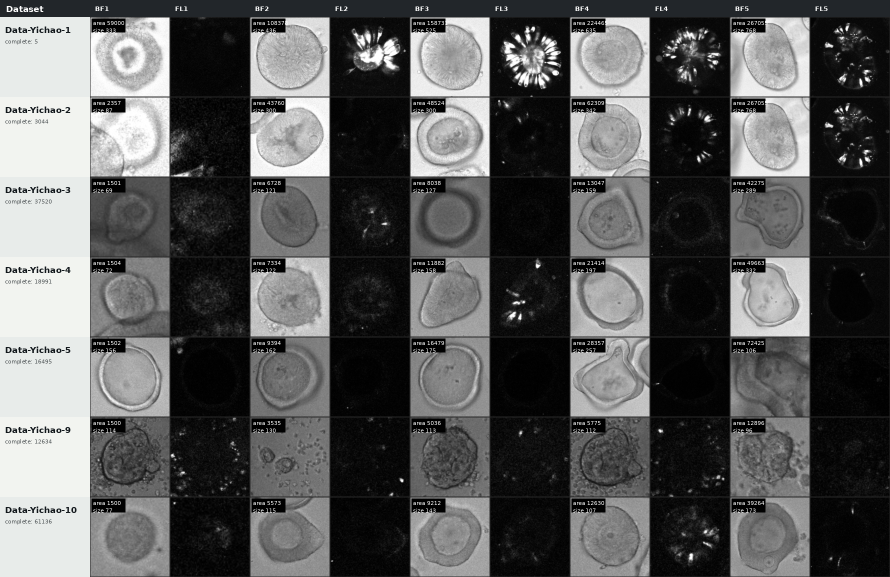
#> input picture visualizations/yichao_complete_instance_pair_grid_5_per_dataset.png, 1780 x 1154 px (shown at 1/2 size)
$ python -i backfill_app65_full_metrics.py   (imports and definitions only)   (older library calls are emulated)
#> lines starting #> are read from the running program, lines starting #| are printed output that depends on the picture
#!/usr/bin/env python3
from __future__ import annotations

import argparse
import concurrent.futures as cf
import csv
import json
import math
import os
import re
import warnings
from datetime import date
from pathlib import Path

import cv2
import numpy as np
import tifffile

CONDITION_ORDER = ['No', '0.02% Alginate', '0.05% Alginate']
MONTH_MAP = {
    '十一月': 11,
    '十二月': 12,
}
DATE_RE = re.compile(r'^(\d{2})-(十一月|十二月)-(\d{4})$')
MAG_RE = re.compile(r'(10x|10X|4x|4X)(\d+)?', re.I)
VERY_DARK_THRESHOLD = 0.35
EPS = 1e-9


# [107 lines left out: functions parse_args, has_full_metric_set, parse_date_dir, natural_key, mean_std_sem, minmax_floor and 4 more, not called in this run]


def compute_hybrid_signal(gray: np.ndarray) -> np.ndarray:
    clahe = cv2.createCLAHE(clipLimit=2.4, tileGridSize=(8, 8)).apply(gray)
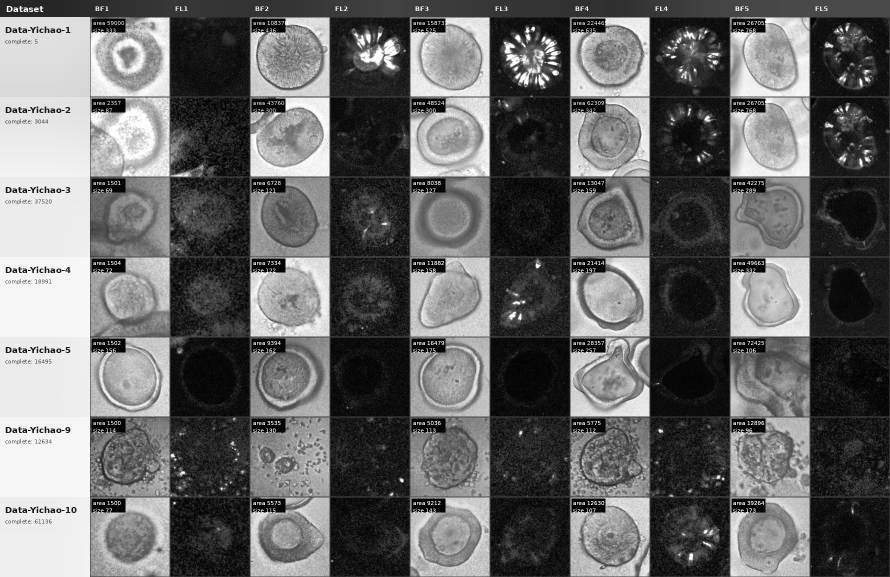
#> clahe: shape (1154, 1780) (shown at 1/2 size); min 0, max 255, mean 104.4
    blur = cv2.GaussianBlur(clahe, (3, 3), 0)
    bg = cv2.GaussianBlur(clahe, (31, 31), 0)
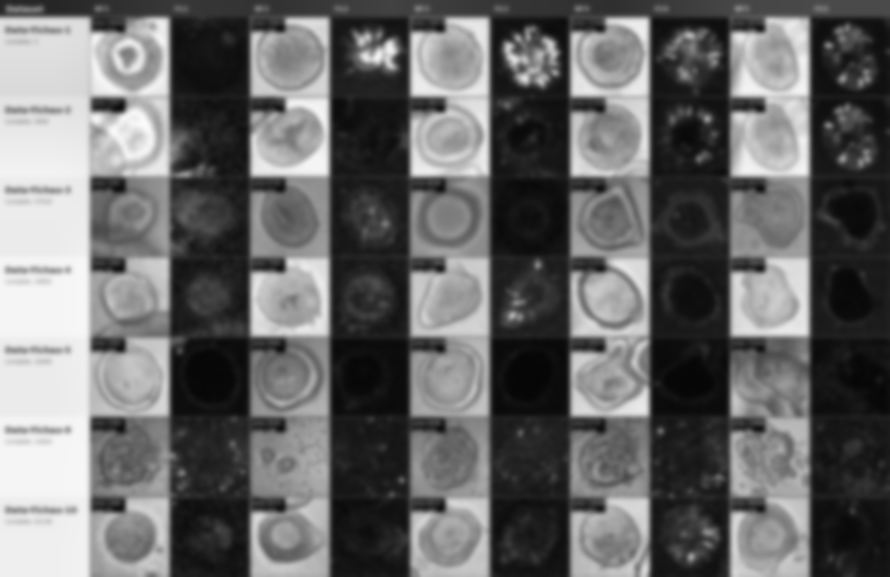
#> bg: shape (1154, 1780) (shown at 1/2 size); min 5, max 251, mean 104.4
    residual = cv2.subtract(bg, blur)
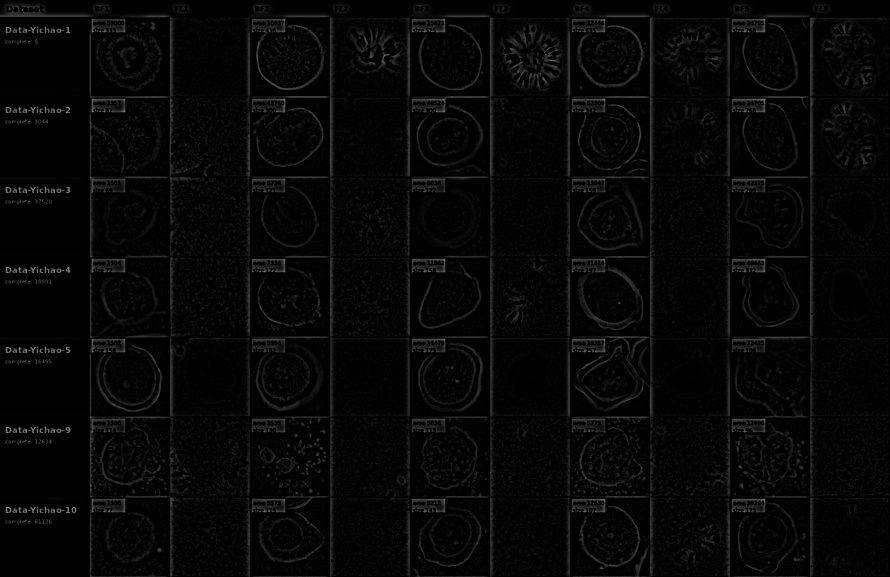
#> residual: shape (1154, 1780) (shown at 1/2 size); min 0, max 167, mean 6.3
    inv = 255 - blur
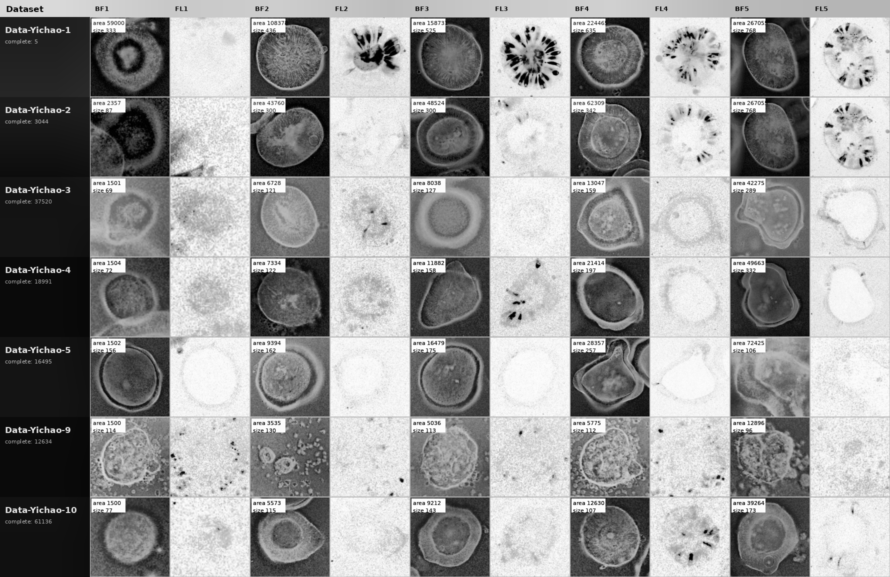
#> inv: shape (1154, 1780) (shown at 1/2 size); min 0, max 253, mean 150.6
    residual_norm = cv2.normalize(residual, None, 0, 255, cv2.NORM_MINMAX)
    inv_norm = cv2.normalize(inv, None, 0, 255, cv2.NORM_MINMAX)
    signal = cv2.addWeighted(inv_norm, 0.45, residual_norm, 0.55, 0)
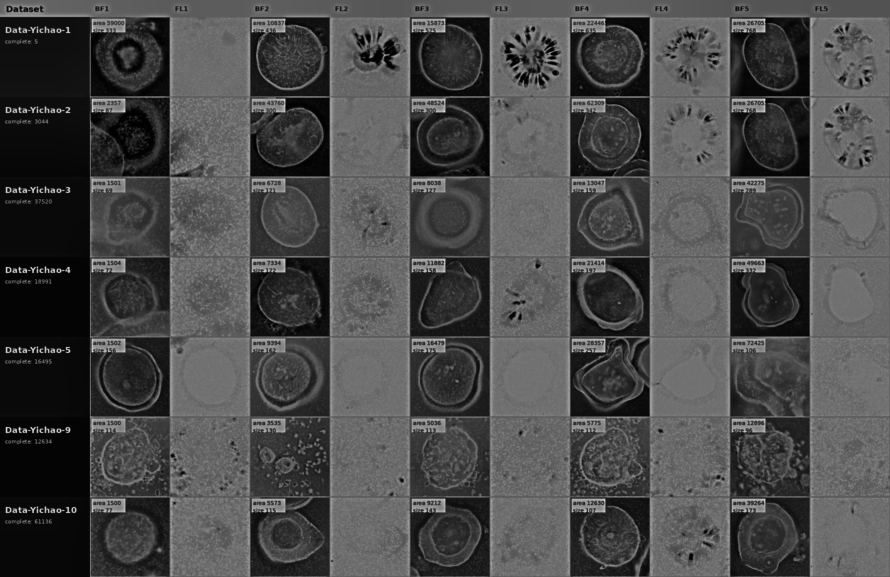
#> signal: shape (1154, 1780) (shown at 1/2 size); min 0, max 243, mean 73.7
    return signal.astype(np.uint8)


# [209 lines left out: functions load_or_rebuild_signal, normalize_u8, compute_tissue_mask, compute_edge_proxy_metrics, edge_map_from_signal, compute_internal_edge_metrics and 2 more, not called in this run]


def safe_mean(arr: np.ndarray) -> float:
    return float(arr.mean()) if arr.size else float('nan')


def quantile(arr: np.ndarray, q: float) -> float:
    return float(np.quantile(arr, q)) if arr.size else float('nan')


# [290 lines left out: functions compute_wall_core_masks, compute_darkness_metrics, compute_signal_metrics, refresh_metric_json, load_metrics, apply_norms and 3 more, not called in this run]


# [2 lines not run here, left out]

>>> import cv2
>>> picture = cv2.imread('../../visualizations/yichao_complete_instance_pair_grid_5_per_dataset.png', cv2.IMREAD_GRAYSCALE)
>>> result = compute_hybrid_signal(picture)

$ run again, on visualizations/yichao_relaxed_b_f_bg_only_continuous_15x10.png
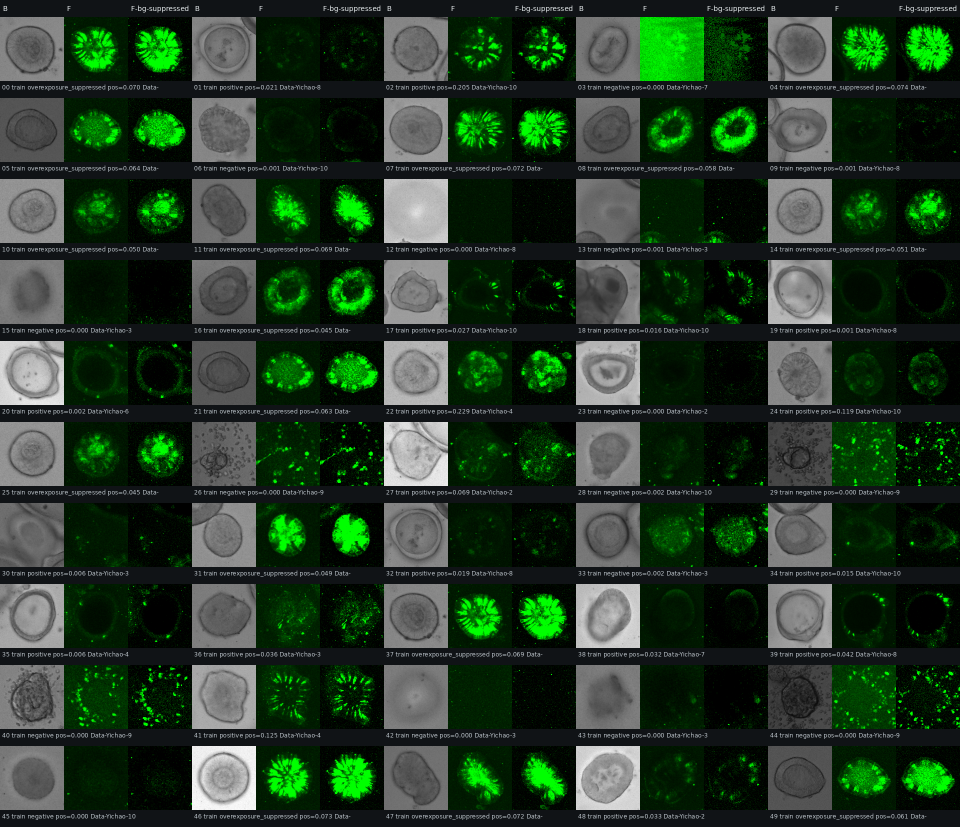
#> input picture visualizations/yichao_relaxed_b_f_bg_only_continuous_15x10.png, 1920 x 1654 px (shown at 1/2 size)
#> in compute_hybrid_signal, `residual_norm = cv2.normalize(residual, None, 0, 255, cv2.NORM_MINMAX)`:
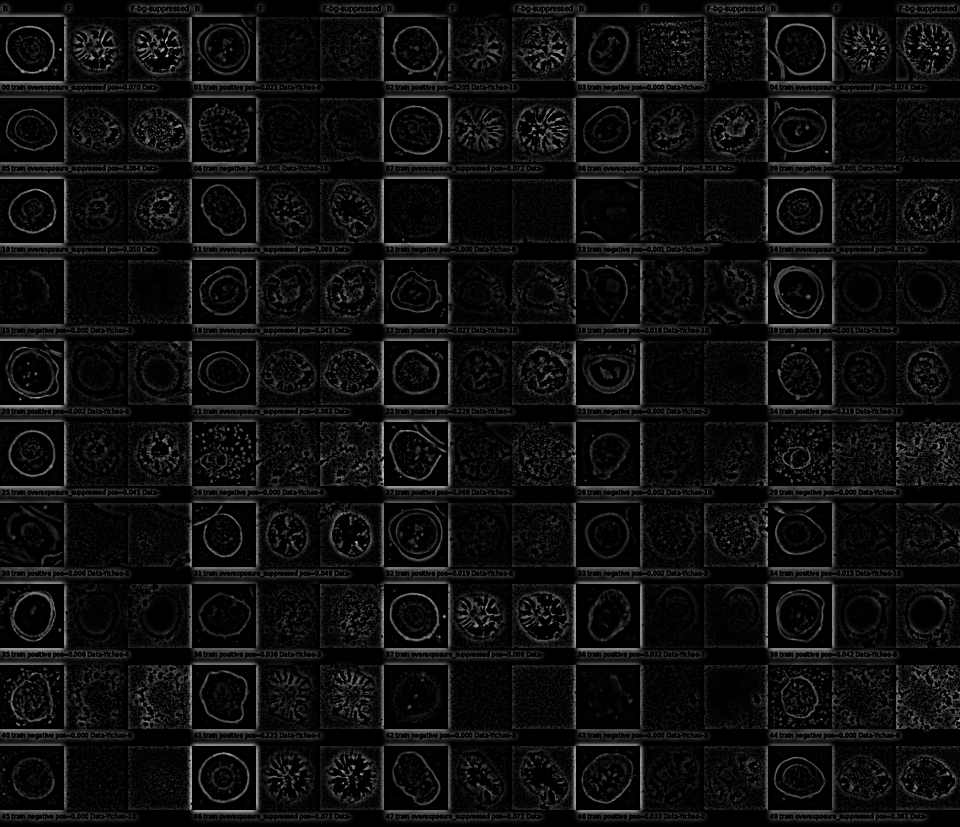
#> residual_norm: shape (1654, 1920) (shown at 1/2 size); min 0, max 255, mean 14.6
#> in compute_hybrid_signal, `signal = cv2.addWeighted(inv_norm, 0.45, residual_norm, 0.55, 0)`:
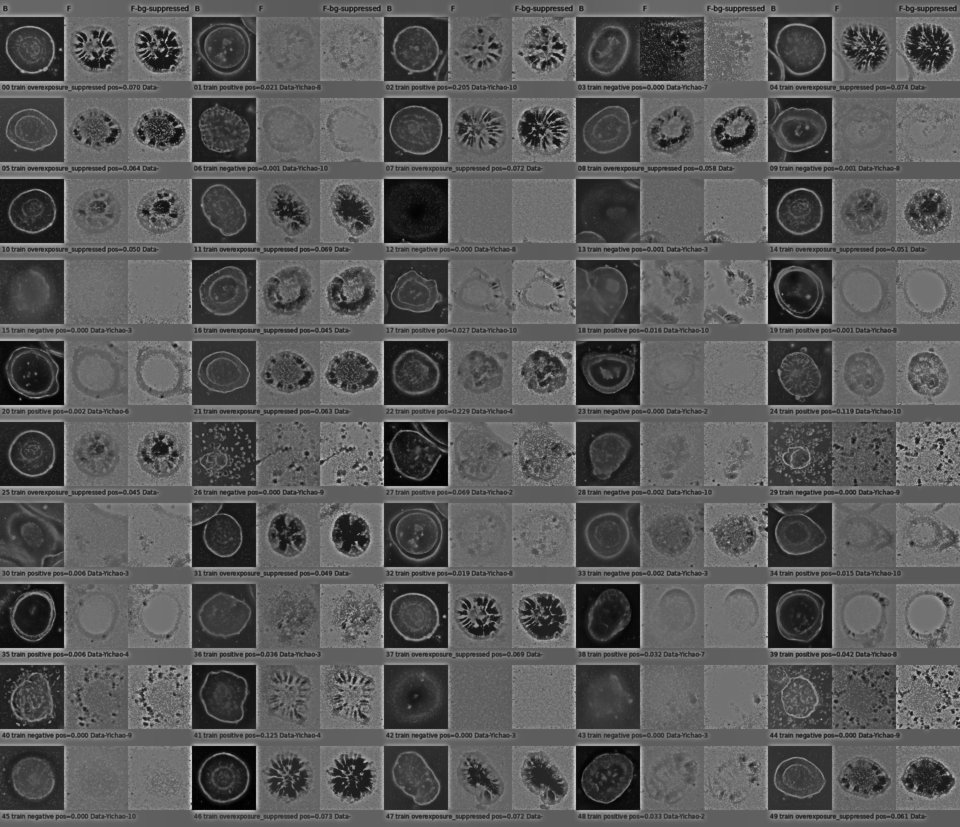
#> signal: shape (1654, 1920) (shown at 1/2 size); min 0, max 254, mean 89.3
